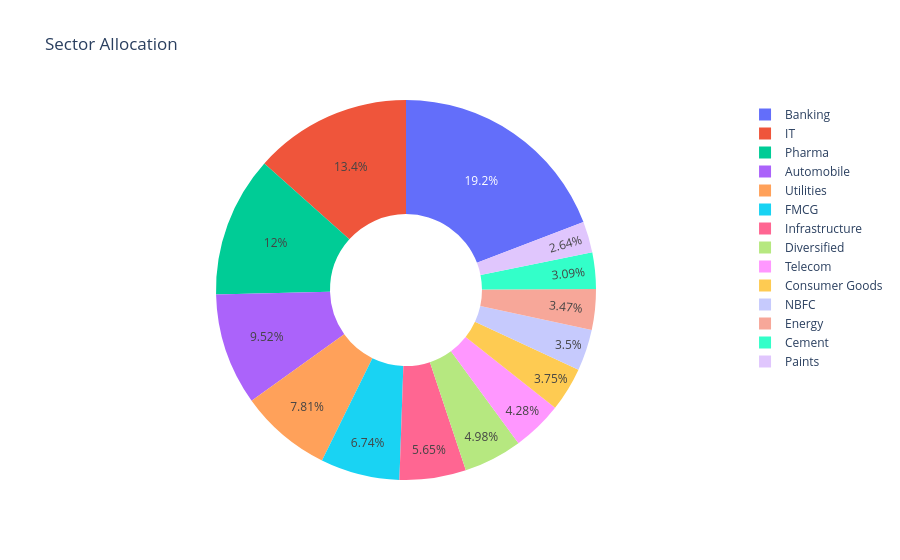

The notebook cell saved with this chart:
### Code cell
sector = (
holdings
.groupby("sector")["weight_pct"]
.sum()
.reset_index()
)


fig = px.pie(
sector,
names="sector",
values="weight_pct",
hole=0.4,
title="Sector Allocation"
)

fig.show()


fig.write_image(
CHARTS/"sector_donut.png"
)

### Figure 1 — Plotly figure (JSON) as saved in the notebook; plotly's stock layout.template omitted (floating-point values rounded to 4 significant figures)
{"data": [{"domain": {"x": [0, 1], "y": [0, 1]}, "hole": 0.4, "hovertemplate": "sector=%{label}<br>weight_pct=%{value}<extra></extra>", "labels": ["Automobile", "Banking", "Cement", "Consumer Goods", "Diversified", "Energy", "FMCG", "IT", "Infrastructure", "NBFC", "Paints", "Pharma", "Telecom", "Utilities"], "legendgroup": "", "name": "", "showlegend": true, "type": "pie", "values": [323.6, 652.3, 105.0, 127.6, 169.2, 117.9, 229.1, 455.5, 192.2, 119.1, 89.86, 407.4, 145.6, 265.5]}], "layout": {"legend": {"tracegroupgap": 0}, "title": {"text": "Sector Allocation"}}}
